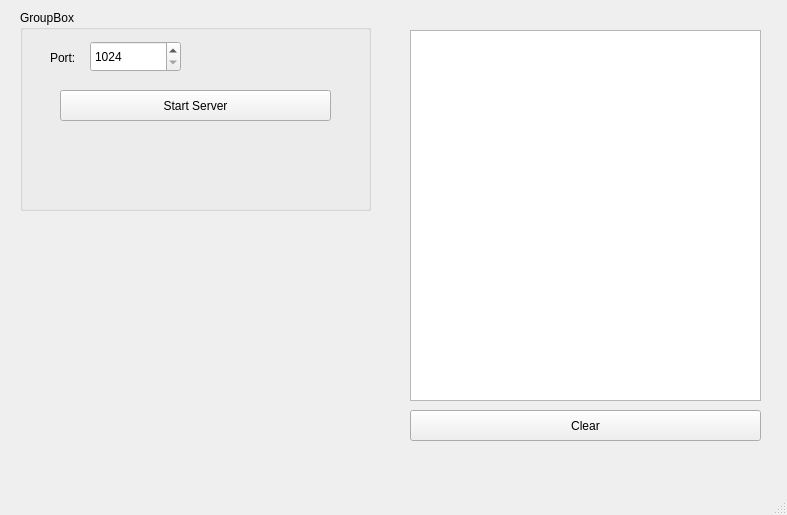
<?xml version="1.0" encoding="UTF-8"?>
<ui version="4.0">
 <class>MainWindow</class>
 <widget class="QMainWindow" name="MainWindow">
  <property name="geometry">
   <rect>
    <x>0</x>
    <y>0</y>
    <width>787</width>
    <height>515</height>
   </rect>
  </property>
  <property name="windowTitle">
   <string>MainWindow</string>
  </property>
  <widget class="QWidget" name="centralwidget">
   <widget class="QGroupBox" name="groupBox">
    <property name="geometry">
     <rect>
      <x>20</x>
      <y>10</y>
      <width>351</width>
      <height>201</height>
     </rect>
    </property>
    <property name="title">
     <string>GroupBox</string>
    </property>
    <widget class="QPushButton" name="btnStartServer">
     <property name="geometry">
      <rect>
       <x>40</x>
       <y>80</y>
       <width>271</width>
       <height>31</height>
      </rect>
     </property>
     <property name="text">
      <string>Start Server</string>
     </property>
    </widget>
    <widget class="QLabel" name="lnPort">
     <property name="geometry">
      <rect>
       <x>30</x>
       <y>40</y>
       <width>58</width>
       <height>16</height>
      </rect>
     </property>
     <property name="text">
      <string>Port:</string>
     </property>
    </widget>
    <widget class="QSpinBox" name="spnServerPort">
     <property name="geometry">
      <rect>
       <x>70</x>
       <y>31</y>
       <width>91</width>
       <height>31</height>
      </rect>
     </property>
     <property name="minimum">
      <number>1024</number>
     </property>
     <property name="maximum">
      <number>65535</number>
     </property>
    </widget>
   </widget>
   <widget class="QListWidget" name="lstConsole">
    <property name="geometry">
     <rect>
      <x>410</x>
      <y>30</y>
      <width>351</width>
      <height>371</height>
     </rect>
    </property>
   </widget>
   <widget class="QPushButton" name="btnClear">
    <property name="geometry">
     <rect>
      <x>410</x>
      <y>410</y>
      <width>351</width>
      <height>31</height>
     </rect>
    </property>
    <property name="text">
     <string>Clear</string>
    </property>
   </widget>
  </widget>
  <widget class="QMenuBar" name="menubar">
   <property name="geometry">
    <rect>
     <x>0</x>
     <y>0</y>
     <width>787</width>
     <height>24</height>
    </rect>
   </property>
  </widget>
  <widget class="QStatusBar" name="statusbar"/>
 </widget>
 <resources/>
 <connections>
  <connection>
   <sender>btnClear</sender>
   <signal>clicked()</signal>
   <receiver>lstConsole</receiver>
   <slot>clear()</slot>
   <hints>
    <hint type="sourcelabel">
     <x>593</x>
     <y>455</y>
    </hint>
    <hint type="destinationlabel">
     <x>611</x>
     <y>358</y>
    </hint>
   </hints>
  </connection>
 </connections>
</ui>
